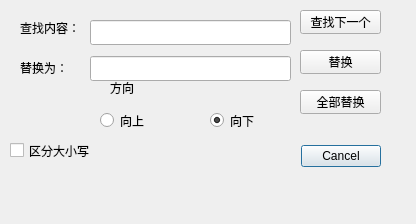
<?xml version="1.0" encoding="UTF-8"?>
<ui version="4.0">
 <class>ReplaceDialogClass</class>
 <widget class="QDialog" name="Dialog">
  <property name="geometry">
   <rect>
    <x>0</x>
    <y>0</y>
    <width>416</width>
    <height>224</height>
   </rect>
  </property>
  <property name="windowTitle">
   <string>替换</string>
  </property>
  <widget class="QLabel" name="label">
   <property name="geometry">
    <rect>
     <x>20</x>
     <y>20</y>
     <width>71</width>
     <height>16</height>
    </rect>
   </property>
   <property name="text">
    <string>查找内容：</string>
   </property>
  </widget>
  <widget class="QLineEdit" name="findEdit">
   <property name="geometry">
    <rect>
     <x>90</x>
     <y>20</y>
     <width>201</width>
     <height>25</height>
    </rect>
   </property>
  </widget>
  <widget class="QLabel" name="label_2">
   <property name="geometry">
    <rect>
     <x>20</x>
     <y>60</y>
     <width>71</width>
     <height>16</height>
    </rect>
   </property>
   <property name="text">
    <string>替换为：</string>
   </property>
  </widget>
  <widget class="QLineEdit" name="replaceEdit">
   <property name="geometry">
    <rect>
     <x>90</x>
     <y>56</y>
     <width>201</width>
     <height>25</height>
    </rect>
   </property>
  </widget>
  <widget class="QDialogButtonBox" name="buttonBox">
   <property name="geometry">
    <rect>
     <x>40</x>
     <y>140</y>
     <width>341</width>
     <height>32</height>
    </rect>
   </property>
   <property name="orientation">
    <enum>Qt::Orientation::Horizontal</enum>
   </property>
   <property name="standardButtons">
    <set>QDialogButtonBox::StandardButton::Cancel</set>
   </property>
  </widget>
  <widget class="QPushButton" name="pushButton">
   <property name="geometry">
    <rect>
     <x>300</x>
     <y>10</y>
     <width>81</width>
     <height>24</height>
    </rect>
   </property>
   <property name="text">
    <string>查找下一个</string>
   </property>
  </widget>
  <widget class="QPushButton" name="pushButton_2">
   <property name="geometry">
    <rect>
     <x>300</x>
     <y>50</y>
     <width>81</width>
     <height>24</height>
    </rect>
   </property>
   <property name="text">
    <string>替换</string>
   </property>
  </widget>
  <widget class="QPushButton" name="pushButton_3">
   <property name="geometry">
    <rect>
     <x>300</x>
     <y>90</y>
     <width>81</width>
     <height>24</height>
    </rect>
   </property>
   <property name="text">
    <string>全部替换</string>
   </property>
  </widget>
  <widget class="QRadioButton" name="radioButton">
   <property name="geometry">
    <rect>
     <x>100</x>
     <y>110</y>
     <width>96</width>
     <height>21</height>
    </rect>
   </property>
   <property name="text">
    <string>向上</string>
   </property>
  </widget>
  <widget class="QRadioButton" name="radioButton_2">
   <property name="geometry">
    <rect>
     <x>210</x>
     <y>110</y>
     <width>96</width>
     <height>21</height>
    </rect>
   </property>
   <property name="text">
    <string>向下</string>
   </property>
   <property name="checked">
    <bool>true</bool>
   </property>
  </widget>
  <widget class="QCheckBox" name="checkBox">
   <property name="geometry">
    <rect>
     <x>10</x>
     <y>140</y>
     <width>111</width>
     <height>21</height>
    </rect>
   </property>
   <property name="text">
    <string>区分大小写</string>
   </property>
  </widget>
  <widget class="QLabel" name="label_3">
   <property name="geometry">
    <rect>
     <x>110</x>
     <y>80</y>
     <width>54</width>
     <height>16</height>
    </rect>
   </property>
   <property name="text">
    <string>方向</string>
   </property>
  </widget>
 </widget>
 <resources/>
 <connections>
  <connection>
   <sender>buttonBox</sender>
   <signal>rejected()</signal>
   <receiver>Dialog</receiver>
   <slot>reject()</slot>
   <hints>
    <hint type="sourcelabel">
     <x>316</x>
     <y>260</y>
    </hint>
    <hint type="destinationlabel">
     <x>286</x>
     <y>274</y>
    </hint>
   </hints>
  </connection>
 </connections>
</ui>
